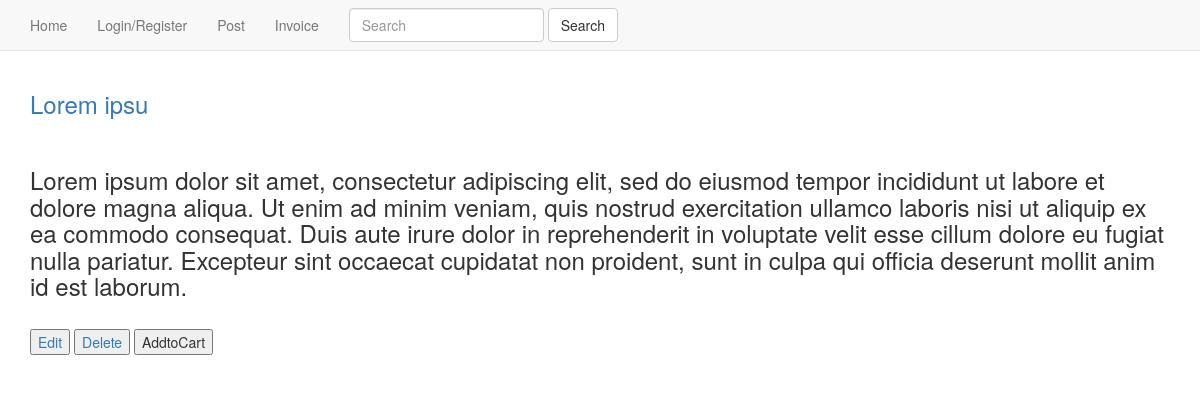
Page /posts/detail.php?id=5 on the committed database.
### tables this page shows
CREATE TABLE `posts` (
  `id` int(11) NOT NULL,
  `title` text NOT NULL,
  `text` text NOT NULL,
  `user` text NOT NULL,
  `image` varchar(10000) NOT NULL,
  `category_id` int(100) NOT NULL
);

### config.php (called while the page is built, shortened)
<?php
$dbhost = 'localhost';
$db = 'data';
$name = 'root';
$pass = '';
try{
$dbconn = new PDO ("mysql:host={$dbhost};dbname={$db}",$name,$pass);
}
catch(PDOException $e){
echo $e->getMessage();
}
include_once'class/class.post.php';
include_once'class/class.invoice.php';
include_once'template.php';
$post = new Post($dbconn);
?>

### class/class.post.php (called while the page is built, shortened)
<?php
include_once __DIR__.'/../config.php';
class Post{
private $db;
function __construct($dbconn){
$this->db = $dbconn;
}
public function ViewPostsDetail($id){
$stmt = $this->db->prepare("select * from posts WHERE id = :id");
$stmt->bindparam(":id",$id);
$stmt->execute();
return $stmt;
}
}
?>

### posts/detail.php (the view, shortened to what this page needs)
<?php
include_once'../config.php';
$id = $_GET['id'];
?>
<html>
<head>
</head>
<body>
<nav class="navbar navbar-default navbar-static-top">
<div class="container-fluid">
</div>
</nav>
<div class="container">
<div class="post-list">
<?php
$list = $post->ViewPostsDetail($id);
while($postRow = $list->fetch(PDO::FETCH_ASSOC)){
?>
<h3><a href="detail.php?id=<?php echo $postRow['id']; ?>"><?php echo $postRow['title']; ?></a></h3></br>
<h3><?php echo $postRow['text']; ?></h3></br>
<form method="post">
<button type="submit" name="edit"><a href="edit.php?id=<?php echo $postRow['id']; ?>">Edit</a></button>
<button type="submit" name="delete"><a href="delete.php?id=<?php echo $postRow['id']; ?>">Delete</a></button>
<button type="submit" name="addtocart">AddtoCart</button>
</form>
<?php } ?>
</div>
</div>
</body>
</html>

### rows in the picture
posts: title "Lorem ipsu", text "Lorem ipsum dolor sit amet, consectetur adipiscing elit, sed do eiusmod tempor incididunt ut labore et dolore magna aliqua. Ut enim ad minim veniam, quis nostrud exercitation ullamco laboris nisi ut aliquip ex ea commodo consequat. Duis aute irure dolor in reprehenderit in voluptate velit esse cillum dolore eu fugiat nulla pariatur. Excepteur sint occaecat cupidatat non proident, sunt in culpa qui officia deserunt mollit anim id est laborum."
